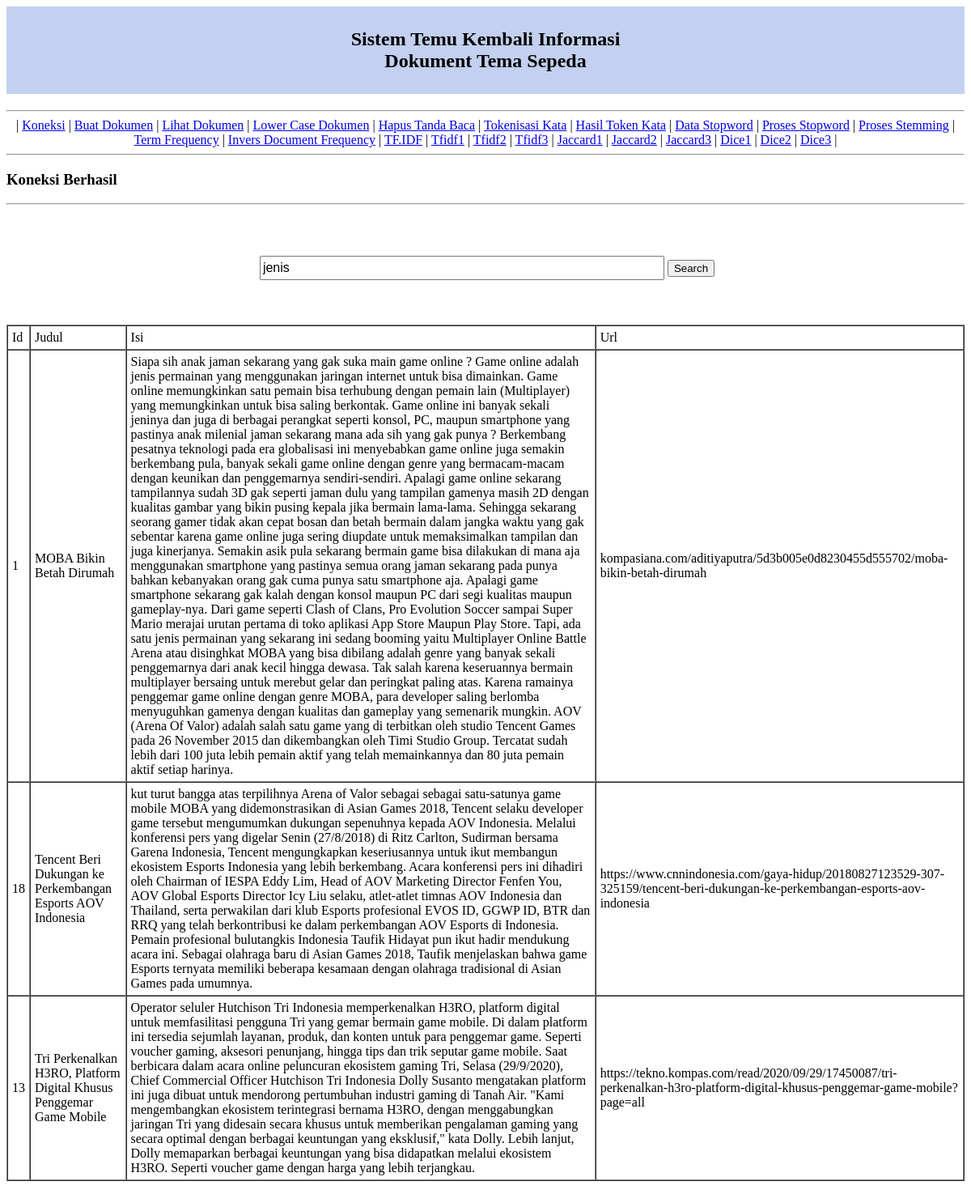
The page /searchs1.php?Keyword=jenis on the database as committed earlier.
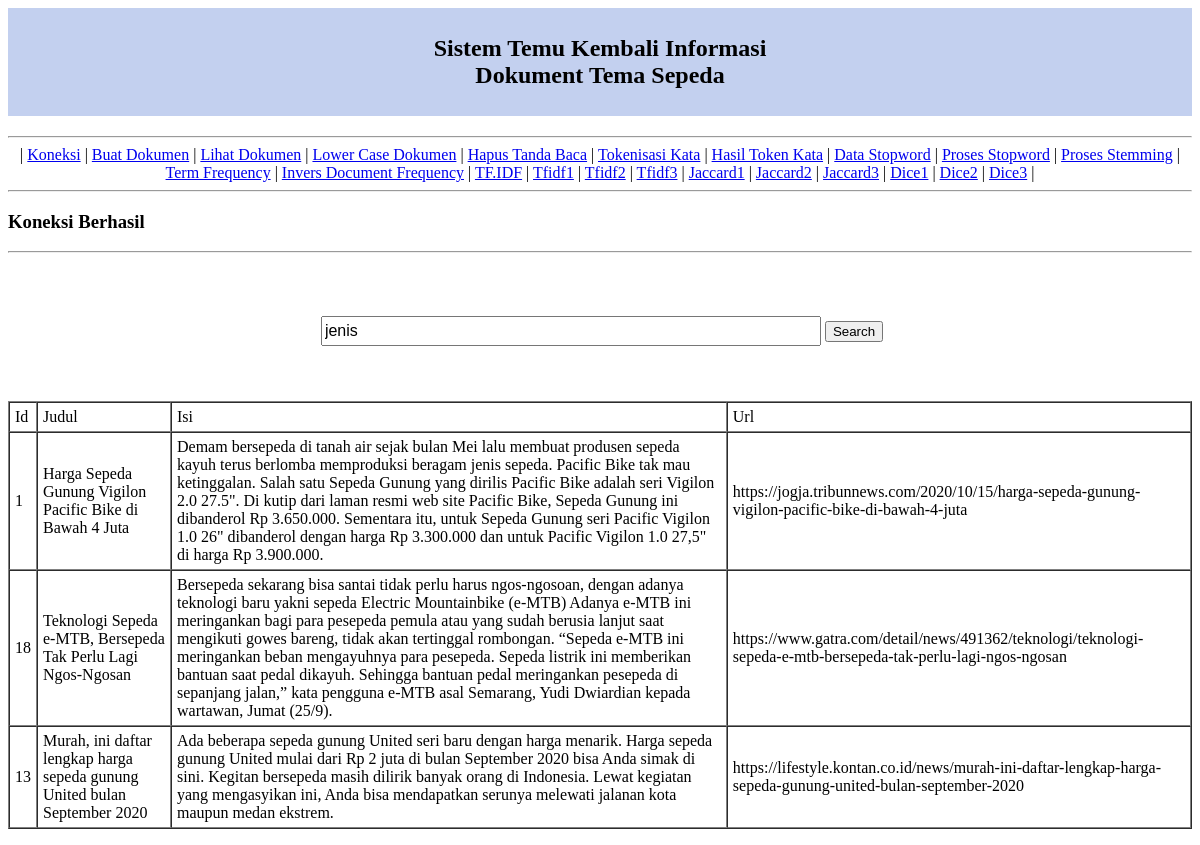
The same page on the database as committed later.
### tables this page shows
CREATE TABLE IF NOT EXISTS `berita` (
  `id` int(5) NOT NULL AUTO_INCREMENT,
  `judul` tinytext,
  `isi` text,
  `url` text,
  KEY `hasil` (`id`)
);

### searchs1.php (the view, shortened to what this page needs)
<?php
include "index.php";
include "koneksi.php";
echo "<p align=center></p";
$keyword = $_GET["Keyword"];
   $search_exploded = explode(" ",$keyword);
   $x=0;
   $construct="";
   foreach($search_exploded as $search_each)
   {
   $x++;
    if ($x==1){
     $construct .= " kata LIKE '%$search_each%'";
	 }
    else
     {
	 $construct .= " OR kata LIKE '%$search_each%'";
	 }
   }
	  echo "<br /><br><table><tr><td></td><td><form action='searchs1.php' method='GET'><input type='text' onclick=value='' size='50' name='Keyword' value='$keyword' style='width: 500px; height: 30px; font-size: 16px;'> <input type='submit' value='Search'></form></td></tr></table>";
?>
<table border=1 cellpadding=5 cellspacing=0>
<tr>
<td>Id</td>
<td>Judul</td>
<td>Isi</td>
<td>Url</td>
</tr><br><br>
<?php
$query="SELECT id,judul,isi,url FROM (SELECT yy.id id,yy.judul judul,yy.isi isi,yy.url url,xx.kata,xx.freq,xx.jmlkata,xx.tf,xx.jmldok,xx.katajmldok,xx.idf,max(xx.tf_idf) tf_idf from (SELECT * FROM (SELECT g.id id,g.kata kata,g.freq,g.jmlkata,g.tf tf,h.jmldok,h.katajmldok,h.idf idf,(g.tf*h.idf) tf_idf from (SELECT a.id,a.kata,a.freq,b.jmlkata,(a.freq/b.jmlkata) tf FROM (SELECT id,kata,SUM(freq) freq FROM token GROUP BY id,kata ORDER BY id+0,NO+0) AS a JOIN (SELECT id,SUM(freq) jmlkata FROM token GROUP BY id+0) AS b ON a.id=b.id) AS g JOIN (SELECT kata,f.jmldok,e.katajmldok,LOG10(f.jmldok/e.katajmldok) idf FROM (SELECT kata,COUNT(kata) katajmldok FROM (SELECT id,no,kata,SUM(freq) freq FROM token GROUP BY id,kata ORDER BY id+0,NO+0) AS d GROUP BY kata ORDER BY id+0,NO+0) AS e JOIN (SELECT COUNT(id) jmldok FROM (SELECT id FROM token GROUP BY id+0) AS c) AS f) AS h ON g.kata=h.kata) as x where $construct order by tf_idf DESC) AS xx left JOIN (SELECT * FROM berita) AS yy ON xx.id=yy.id group by id) AS zz ORDER BY tf_idf desc";
$result=mysqli_query($koneksi,$query);
while($row = mysqli_fetch_array($result)){
echo "<tr>";
echo "<td><font color=blue></font>" . " $row[id] " . "<br></td>";
echo "<td><font color=blue></font>" . " $row[judul] " . "<br></td>";
echo "<td><font color=blue></font>" . " $row[isi] " . "<br></td>";
echo "<td><font color=blue></font>" . " $row[url] " . "<br></td>";
echo "</tr>";
}
?>

Rows that differ between the two databases and show on the page:
changed berita id 1: judul "MOBA Bikin Betah Dirumah" → "Harga Sepeda Gunung Vigilon Pacific Bike di Bawah 4 Juta"; isi "Siapa sih anak jaman sekarang yang gak suka main game online ? Game online adalah jenis permainan yang menggunakan jaringan internet untuk bisa dimainkan. Game online memungkinkan satu pemain bisa terhubung dengan pemain lain (Multiplayer) yang memungkinkan untuk bisa saling berkontak. Game online ini banyak sekali jeninya dan juga di berbagai perangkat seperti konsol, PC, maupun smartphone yang pastinya anak milenial jaman sekarang mana ada sih yang gak punya ? Berkembang pesatnya teknologi pada era globalisasi ini menyebabkan game online juga semakin berkembang pula, banyak sekali game online dengan genre yang bermacam-macam dengan keunikan dan penggemarnya sendiri-sendiri. Apalagi game…" → "Demam bersepeda di tanah air sejak bulan Mei lalu membuat produsen sepeda kayuh terus berlomba memproduksi beragam jenis sepeda. Pacific Bike tak mau ketinggalan. Salah satu Sepeda Gunung yang dirilis Pacific Bike adalah seri Vigilon 2.0 27.5\". Di kutip dari laman resmi web site Pacific Bike, Sepeda Gunung ini dibanderol Rp 3.650.000. Sementara itu, untuk Sepeda Gunung seri Pacific Vigilon 1.0 26\" dibanderol dengan harga Rp 3.300.000 dan untuk Pacific Vigilon 1.0 27,5\" di harga Rp 3.900.000."; url "kompasiana.com/aditiyaputra/5d3b005e0d8230455d555702/moba-bikin-betah-dirumah" → "https://jogja.tribunnews.com/2020/10/15/harga-sepeda-gunung-vigilon-pacific-bike-di-bawah-4-juta"
changed berita id 18: judul "Tencent Beri Dukungan ke Perkembangan Esports AOV Indonesia" → "Teknologi Sepeda e-MTB, Bersepeda Tak Perlu Lagi Ngos-Ngosan"; isi "kut turut bangga atas terpilihnya Arena of Valor sebagai sebagai satu-satunya game mobile MOBA yang didemonstrasikan di Asian Games 2018, Tencent selaku developer game tersebut mengumumkan dukungan sepenuhnya kepada AOV Indonesia. Melalui konferensi pers yang digelar Senin (27/8/2018) di Ritz Carlton, Sudirman bersama Garena Indonesia, Tencent mengungkapkan keseriusannya untuk ikut membangun ekosistem Esports Indonesia yang lebih berkembang. Acara konferensi pers ini dihadiri oleh Chairman of IESPA Eddy Lim, Head of AOV Marketing Director Fenfen You, AOV Global Esports Director Icy Liu selaku, atlet-atlet timnas AOV Indonesia dan Thailand, serta perwakilan dari klub Esports profesional EVOS…" → "Bersepeda sekarang bisa santai tidak perlu harus ngos-ngosoan, dengan adanya teknologi baru yakni sepeda Electric Mountainbike (e-MTB) Adanya e-MTB ini meringankan bagi para pesepeda pemula atau yang sudah berusia lanjut saat mengikuti gowes bareng, tidak akan tertinggal rombongan. “Sepeda e-MTB ini meringankan beban mengayuhnya para pesepeda. Sepeda listrik ini memberikan bantuan saat pedal dikayuh. Sehingga bantuan pedal meringankan pesepeda di sepanjang jalan,” kata pengguna e-MTB asal Semarang, Yudi Dwiardian kepada wartawan, Jumat (25/9)."; url "https://www.cnnindonesia.com/gaya-hidup/20180827123529-307-325159/tencent-beri-dukungan-ke-perkembangan-esports-aov-indonesia" → "https://www.gatra.com/detail/news/491362/teknologi/teknologi-sepeda-e-mtb-bersepeda-tak-perlu-lagi-ngos-ngosan"
changed berita id 13: judul "Tri Perkenalkan H3RO, Platform Digital Khusus Penggemar Game Mobile" → "Murah, ini daftar lengkap harga sepeda gunung United bulan September 2020"; isi "Operator seluler Hutchison Tri Indonesia memperkenalkan H3RO, platform digital untuk memfasilitasi pengguna Tri yang gemar bermain game mobile. Di dalam platform ini tersedia sejumlah layanan, produk, dan konten untuk para penggemar game. Seperti voucher gaming, aksesori penunjang, hingga tips dan trik seputar game mobile. Saat berbicara dalam acara online peluncuran ekosistem gaming Tri, Selasa (29/9/2020), Chief Commercial Officer Hutchison Tri Indonesia Dolly Susanto mengatakan platform ini juga dibuat untuk mendorong pertumbuhan industri gaming di Tanah Air. \"Kami mengembangkan ekosistem terintegrasi bernama H3RO, dengan menggabungkan jaringan Tri yang didesain secara khusus untuk…" → "Ada beberapa sepeda gunung United seri baru dengan harga menarik. Harga sepeda gunung United mulai dari Rp 2 juta di bulan September 2020 bisa Anda simak di sini. Kegitan bersepeda masih dilirik banyak orang di Indonesia. Lewat kegiatan yang mengasyikan ini, Anda bisa mendapatkan serunya melewati jalanan kota maupun medan ekstrem."; url "https://tekno.kompas.com/read/2020/09/29/17450087/tri-perkenalkan-h3ro-platform-digital-khusus-penggemar-game-mobile?page=all" → "https://lifestyle.kontan.co.id/news/murah-ini-daftar-lengkap-harga-sepeda-gunung-united-bulan-september-2020"
